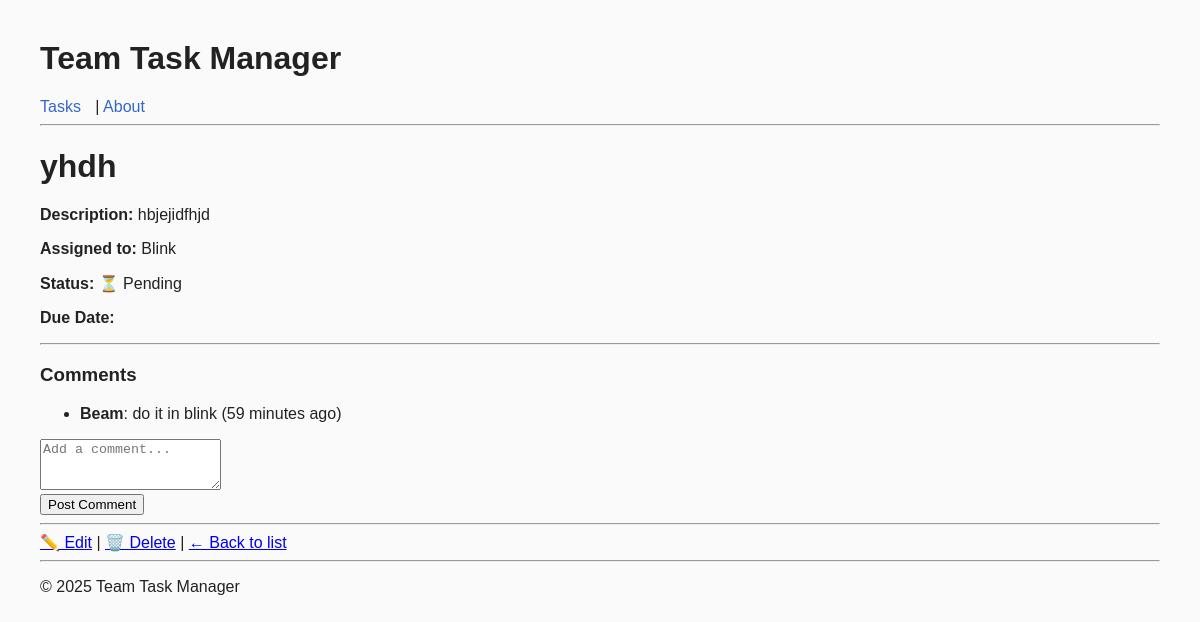
/tasks/task/2/ (signed in), run on the app's committed database.
### tasks/models.py (models this page shows, shortened)
class Task(models.Model):
    title = models.CharField(max_length = 200)
    description = models. TextField(max_length = 500)
    is_completed = models.BooleanField(default = False)
    assigned_to = models.ForeignKey(settings.AUTH_USER_MODEL, on_delete= models.CASCADE, related_name = 'tasks')
    created_at = models.DateTimeField(auto_now_add = True)
    due_date = models.DateTimeField(null = True, blank = True)

class CustomUser(AbstractUser):
    ROLES = (
        ('manager', 'Manager'),
        ('member', 'Member')
    )
    phone_number = models.CharField(max_length = 20, blank = True, null = True)
    role = models.CharField(max_length = 10, choices =ROLES, default = 'member')
    bio = models.TextField(max_length = 500, blank = True, null = True)

class Comment(models.Model):
    task = models.ForeignKey(Task, on_delete = models.CASCADE, related_name = 'comments')
    author = models.ForeignKey(settings.AUTH_USER_MODEL, on_delete = models.CASCADE)
    text = models.TextField(max_length = 200)
    created_at = models.DateTimeField(auto_now_add = True)

### tasks/views.py (the view)
# urls.py: path('task/<int:pk>/', views.task_detail, name='task_detail'),
def task_detail(request, pk):
    task = get_object_or_404(Task, pk=pk)
    comments = task.comments.all().order_by('-created_at')
    if request.method == 'POST':
        text = request.POST.get('text')
        if text:
            Comment.objects.create(task=task, author=request.user, text=text)
            messages.success(request, 'Comment added!')
            return redirect('task_detail', pk=pk)
    return render(request, 'tasks/task_detail.html', {'task': task, 'comments': comments})

### tasks/templates/tasks/task_detail.html (shortened to what this page needs)
{% extends 'tasks/base.html' %}
{% load static %}
{% block content %}
<h1>{{ task.title }}</h1>
<p><strong>Description:</strong> {{ task.description }}</p>
<p><strong>Assigned to:</strong> {{ task.assigned_to.username }}</p>
<p><strong>Status:</strong> {% if task.is_completed %}✅ Completed{% else %}⏳ Pending{% endif %}</p>
<p><strong>Due Date:</strong> {{ task.due_date|date:"M d, Y H:i" }}</p>
<hr>
<h3>Comments</h3>
{% if comments %}
  <ul>
    {% for comment in comments %}
      <li><strong>{{ comment.author.username }}</strong>: {{ comment.text }} ({{ comment.created_at|timesince }} ago)</li>
    {% endfor %}
  </ul>
{% else %}
  <p>No comments yet.</p>
{% endif %}
{% if user.is_authenticated %}
<form method="POST">
  <textarea name="text" rows="3" placeholder="Add a comment..."></textarea><br>
  <button type="submit">Post Comment</button>
</form>
{% else %}
<p><a href="/admin/login/">Login</a> to add a comment.</p>
{% endif %}
<hr>
<a href="{% url 'task_edit' task.pk %}">✏️ Edit</a> |
<a href="{% url 'task_delete' task.pk %}">🗑️ Delete</a> |
<a href="{% url 'task_list' %}">← Back to list</a>
{% endblock %}

### tasks/static/css/style.css (style rules this page uses)
body { font-family: Arial, sans-serif; background: #fafafa; color: #222; margin: 40px; }
li { margin-bottom: 10px; }

### data on the page
Task: title "yhdh", description "hbjejidfhjd", assigned_to.username "Blink"
Comment: author.username "Beam", text "do it in blink", created_at "59 minutes"
